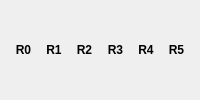
                     <widget class="QWidget" name="widget_14" native="true">
                      <layout class="QHBoxLayout" name="horizontalLayout_28">
                       <item>
                        <widget class="SwitchableLabel" name="r0_now_lbl">
                         <property name="font">
                          <font>
                           <weight>75</weight>
                           <bold>true</bold>
                          </font>
                         </property>
                         <property name="text">
                          <string>R0</string>
                         </property>
                         <property name="alignment">
                          <set>Qt::AlignCenter</set>
                         </property>
                        </widget>
                       </item>
                       <item>
                        <widget class="SwitchableLabel" name="r1_now_lbl">
                         <property name="font">
                          <font>
                           <weight>75</weight>
                           <bold>true</bold>
                          </font>
                         </property>
                         <property name="text">
                          <string>R1</string>
                         </property>
                         <property name="alignment">
                          <set>Qt::AlignCenter</set>
                         </property>
                        </widget>
                       </item>
                       <item>
                        <widget class="SwitchableLabel" name="r2_now_lbl">
                         <property name="font">
                          <font>
                           <weight>75</weight>
                           <bold>true</bold>
                          </font>
                         </property>
                         <property name="text">
                          <string>R2</string>
                         </property>
                         <property name="alignment">
                          <set>Qt::AlignCenter</set>
                         </property>
                        </widget>
                       </item>
                       <item>
                        <widget class="SwitchableLabel" name="r3_now_lbl">
                         <property name="font">
                          <font>
                           <weight>75</weight>
                           <bold>true</bold>
                          </font>
                         </property>
                         <property name="text">
                          <string>R3</string>
                         </property>
                         <property name="alignment">
                          <set>Qt::AlignCenter</set>
                         </property>
                        </widget>
                       </item>
                       <item>
                        <widget class="SwitchableLabel" name="r4_now_lbl">
                         <property name="font">
                          <font>
                           <weight>75</weight>
                           <bold>true</bold>
                          </font>
                         </property>
                         <property name="text">
                          <string>R4</string>
                         </property>
                         <property name="alignment">
                          <set>Qt::AlignCenter</set>
                         </property>
                        </widget>
                       </item>
                       <item>
                        <widget class="SwitchableLabel" name="r5_now_lbl">
                         <property name="font">
                          <font>
                           <weight>75</weight>
                           <bold>true</bold>
                          </font>
                         </property>
                         <property name="text">
                          <string>R5</string>
                         </property>
                         <property name="alignment">
                          <set>Qt::AlignCenter</set>
                         </property>
                        </widget>
                       </item>
                      </layout>
                     </widget>
